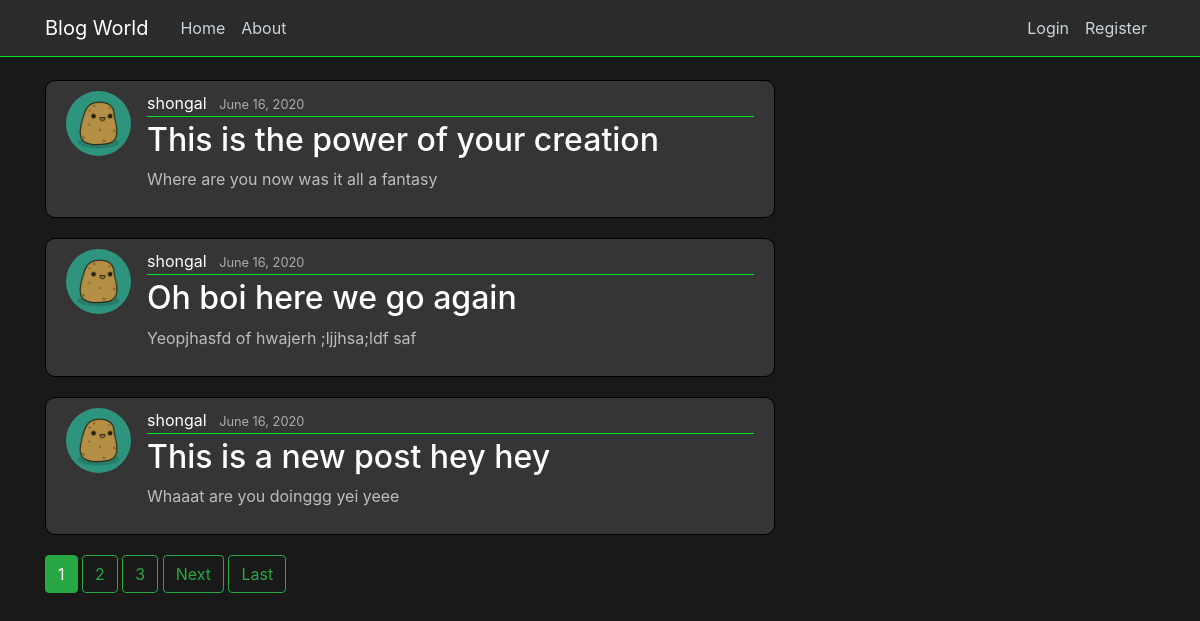
Before: / with the older database file.
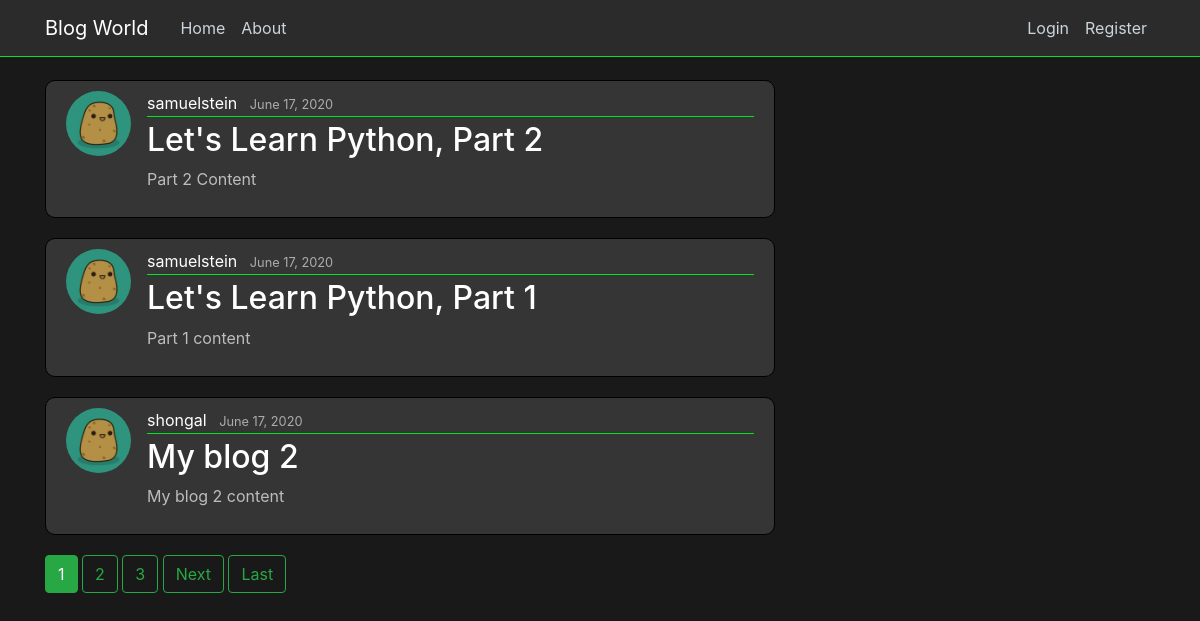
After: the same page with the newer database file.
### blog/models.py (models this page shows, shortened)
class Post(models.Model):
    title = models.CharField(max_length = 100)
    content = models.TextField()
    date_posted = models.DateTimeField(default=timezone.now)
    author = models.ForeignKey(User, on_delete=models.CASCADE)

### users/models.py (models this page shows, shortened)
class Profile(models.Model):
    user = models.OneToOneField(User, on_delete=models.CASCADE) # having one-to-one relation with User model
    image = models.ImageField(default='potato.jpg', upload_to='profile_pics')

### blog/views.py (the view)
# urls.py: path('', PostListView.as_view(), name='blog-home'),
class PostListView(ListView):
    model = Post # The model we are working on
    template_name = 'blog/home.html' # <app>/<model>_<viewtype>.html {default one}
    context_object_name = 'posts' # Value p assed to the template
    ordering = ['-date_posted'] # It decides the sorting
    paginate_by = 3

### blog/templates/blog/home.html (shortened to what this page needs)
{% extends "blog/base.html" %}
{% block content%}
    {% for post in posts %}
    <article class="media content-section">
        <img class="rounded-circle article-img" src="{{ post.author.profile.image.url }}" alt="">
        <div class="media-body">
            <div class="article-metadata">
                <a class="mr-2" href="#">{{ post.author }}</a>
                <small class="text-muted">{{ post.date_posted|date:"F d, Y" }}</small>
            </div>
            <h2><a class="article-title" href="{% url 'post-detail' post.id%}">{{ post.title }}</a></h2>
            <p class="article-content">{{ post.content }}</p>
        </div>
    </article>
    {% endfor %}
    {% if is_paginated %}
        {% for num in page_obj.paginator.page_range %}
            {% if page_obj.number == num %}
                <a class="btn btn-success mb-4" href="?page={{ num }} ">{{num}}</a>
            {% elif num > page_obj.number|add:'-3' and num < page_obj.number|add:'3'%}
            <a class="btn btn-outline-success mb-4" href="?page={{ num }} ">{{num}}</a>
            {% endif %}
        {% endfor %}
        {% if page_obj.has_next %}
            <a class="btn btn-outline-success mb-4" href="?page={{page_obj.next_page_number }}">Next</a>
            <a class="btn btn-outline-success mb-4" href="?page={{page_obj.paginator.num_pages}}">Last</a>
        {% endif %}
    {% endif %}
{% endblock content%}

### blog/templates/blog/base.html (shortened to what this page needs)
{% load static %}
<!DOCTYPE html>
<html lang="en">
<head>
    <link rel="stylesheet" href="https://maxcdn.bootstrapcdn.com/bootstrap/4.0.0/css/bootstrap.min.css">
    <link rel="stylesheet" href="{% static 'blog/main.css' %}">
</head>
<body>
    <header class="site-header">
        <nav class="navbar navbar-expand-md navbar-dark bg-steel fixed-top">
          <div class="container">
            <a class="navbar-brand mr-4" href="/">Blog World</a>
            <div class="collapse navbar-collapse" id="navbarToggle">
              <div class="navbar-nav mr-auto">
                <a class="nav-item nav-link" href="{% url 'blog-home' %}">Home</a>
                <a class="nav-item nav-link" href="{% url 'blog-about' %}">About</a>
              </div>
              {% if user.is_authenticated %}
              <div class="navbar-nav">
                <a class="nav-item nav-link" href="{% url 'post-create' %}">New Post</a>
                <p class="nav-user">Logged in as <span style="color:#00e426">{{user.username}}</span></p>
                <a class="nav-item nav-link" href="{% url 'profile' %}">Profile</a>
                <a class="nav-item nav-link" href="{% url 'logout' %}">Logout</a>
              </div>
              {% else %}
              <div class="navbar-nav">
                <a class="nav-item nav-link" href="{% url 'login' %}">Login</a>
                <a class="nav-item nav-link" href="{% url 'register' %}">Register</a>
              </div>
              {% endif %}
            </div>
          </div>
        </nav>
    </header>
    <main role="main" class="container">
        <div class="row">
          <div class="col-md-8">
            {% block content %}{% endblock %}
          </div>
        </div>
    </main>
</body>
</html>

### blog/static/blog/main.css (style rules this page uses)
body { background: #1a1919; color: #ebe2e2; margin-top: 5rem; }
.bg-steel { background-color: #2b2b2b; border-bottom: 1px solid #00e426 }
.site-header .navbar-nav .nav-link { color: #cbd5db; }
.content-section { background: #353535; padding: 10px 20px; border: 1px solid #000000; border-radius: 10px; margin-bottom: 20px; }
.content-section p { color:#bdbdbd !important; }
.article-title { color: #ffffff; }
.article-content { white-space: pre-line; }
.article-img { height: 65px; width: 65px; margin-right: 16px; }
.article-metadata { padding-bottom: 1px; margin-bottom: 4px; border-bottom: 1px solid #00e426 }
.article-metadata a { color: #ffffff; text-decoration: none; }
.article-metadata small { color: #acacac !important; }

Changed rows visible on the page:
removed Post: author.profile.image (picture), author "shongal", date_posted "June 16, 2020", title "This is the power of your creation", content "Where are you now was it all a fantasy"
removed Post: author.profile.image (picture), author "shongal", date_posted "June 16, 2020", title "Oh boi here we go again", content "Yeopjhasfd of hwajerh ;ljjhsa;ldf saf"
removed Post: author.profile.image (picture), author "shongal", date_posted "June 16, 2020", title "This is a new post hey hey", content "Whaaat are you doinggg yei yeee"
added Post: author.profile.image (picture), author "samuelstein", date_posted "June 17, 2020", title "Let's Learn Python, Part 2", content "Part 2 Content"
added Post: author.profile.image (picture), author "samuelstein", date_posted "June 17, 2020", title "Let's Learn Python, Part 1", content "Part 1 content"
added Post: author.profile.image (picture), author "shongal", date_posted "June 17, 2020", title "My blog 2", content "My blog 2 content"
